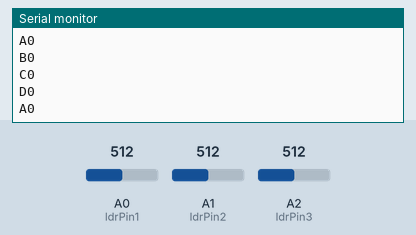
The sketch below on a simulated Arduino Uno, built with avr-gcc and run on an emulated ATmega328P. Shown: the last lines printed to the serial monitor. The test bench sets the inputs (shaded band); at power-on: A0 (ldrPin1) = 512, A1 (ldrPin2) = 512, A2 (ldrPin3) = 512.

Above: at 1.2 s.
1.3 s: A0 (ldrPin1) set to 610
At 2.1 s:
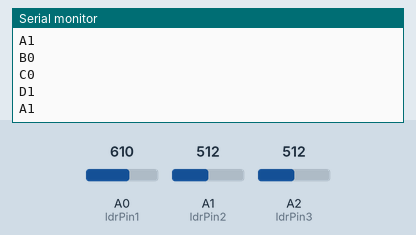
2.8 s: A1 (ldrPin2) set to 610
At 3.8 s:
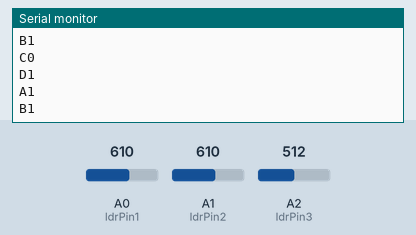
4.3 s: A2 (ldrPin3) set to 710
At 5.1 s:
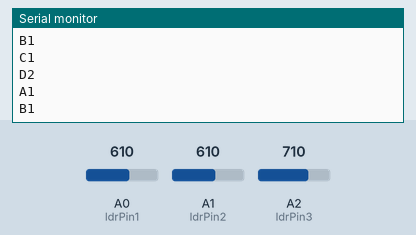
Timing chart, 0 to 7.3 s (numbered marks = the images above; inputs shaded):
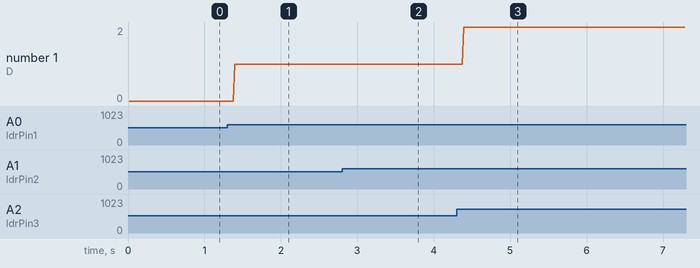

Measured:
- after the input at 1.3 s, the serial monitor: prints a new line after 0.08 s (image 1)
- after the input at 2.8 s, the serial monitor: prints a new line after 0.08 s (image 2)
- after the input at 4.3 s, the serial monitor: prints a new line after 0.09 s (image 3)
- plotted number 1: 0 → 1 after the input at 1.3 s, 1 → 2 after the input at 4.3 s

The sketch:

SmartEnvironmentsProjects2.ino
```cpp
const int ldrPin1 = A0;
const int ldrPin2 = A1;
const int ldrPin3 = A2;


void setup() {
  Serial.begin(9600);
  pinMode(ldrPin1, INPUT);
  pinMode(ldrPin2, INPUT);
  pinMode(ldrPin3, INPUT);
}

void loop() {
  boolean value1;
  boolean value2;
  boolean value3;
  int ldrStatus1 = analogRead(ldrPin1);
  int ldrStatus2 = analogRead(ldrPin2);
  int ldrStatus3 = analogRead(ldrPin3);
  int directionValue = 0;

  //determining if there is something over the LDR
  if (ldrStatus1 <= 600) {
    value1 = 0;
  } else {
    value1 = 1;
  }

  if (ldrStatus2 <= 600) {
    value2 = 0;
  } else {
    value2 = 1;
  }

  if (ldrStatus3 <= 700) {
    value3 = 0;
  } else {
    value3 = 1;
  }

  if (value1 == 1) {
    directionValue++;
  }
  if (value3 == 1) {
    directionValue++;
  }

//    // setting up treshholds
//    Serial.print("A");
//    Serial.println(ldrStatus1);
//    Serial.print("B");
//    Serial.println(ldrStatus2);
//    Serial.print("C");
//    Serial.println(ldrStatus3);

  //transmitting values
  Serial.print("A");
  Serial.println(value1);
  Serial.print("B");
  Serial.println(value2);
  Serial.print("C");
  Serial.println(value3);
  Serial.print("D");
  Serial.println(directionValue);
}
```
